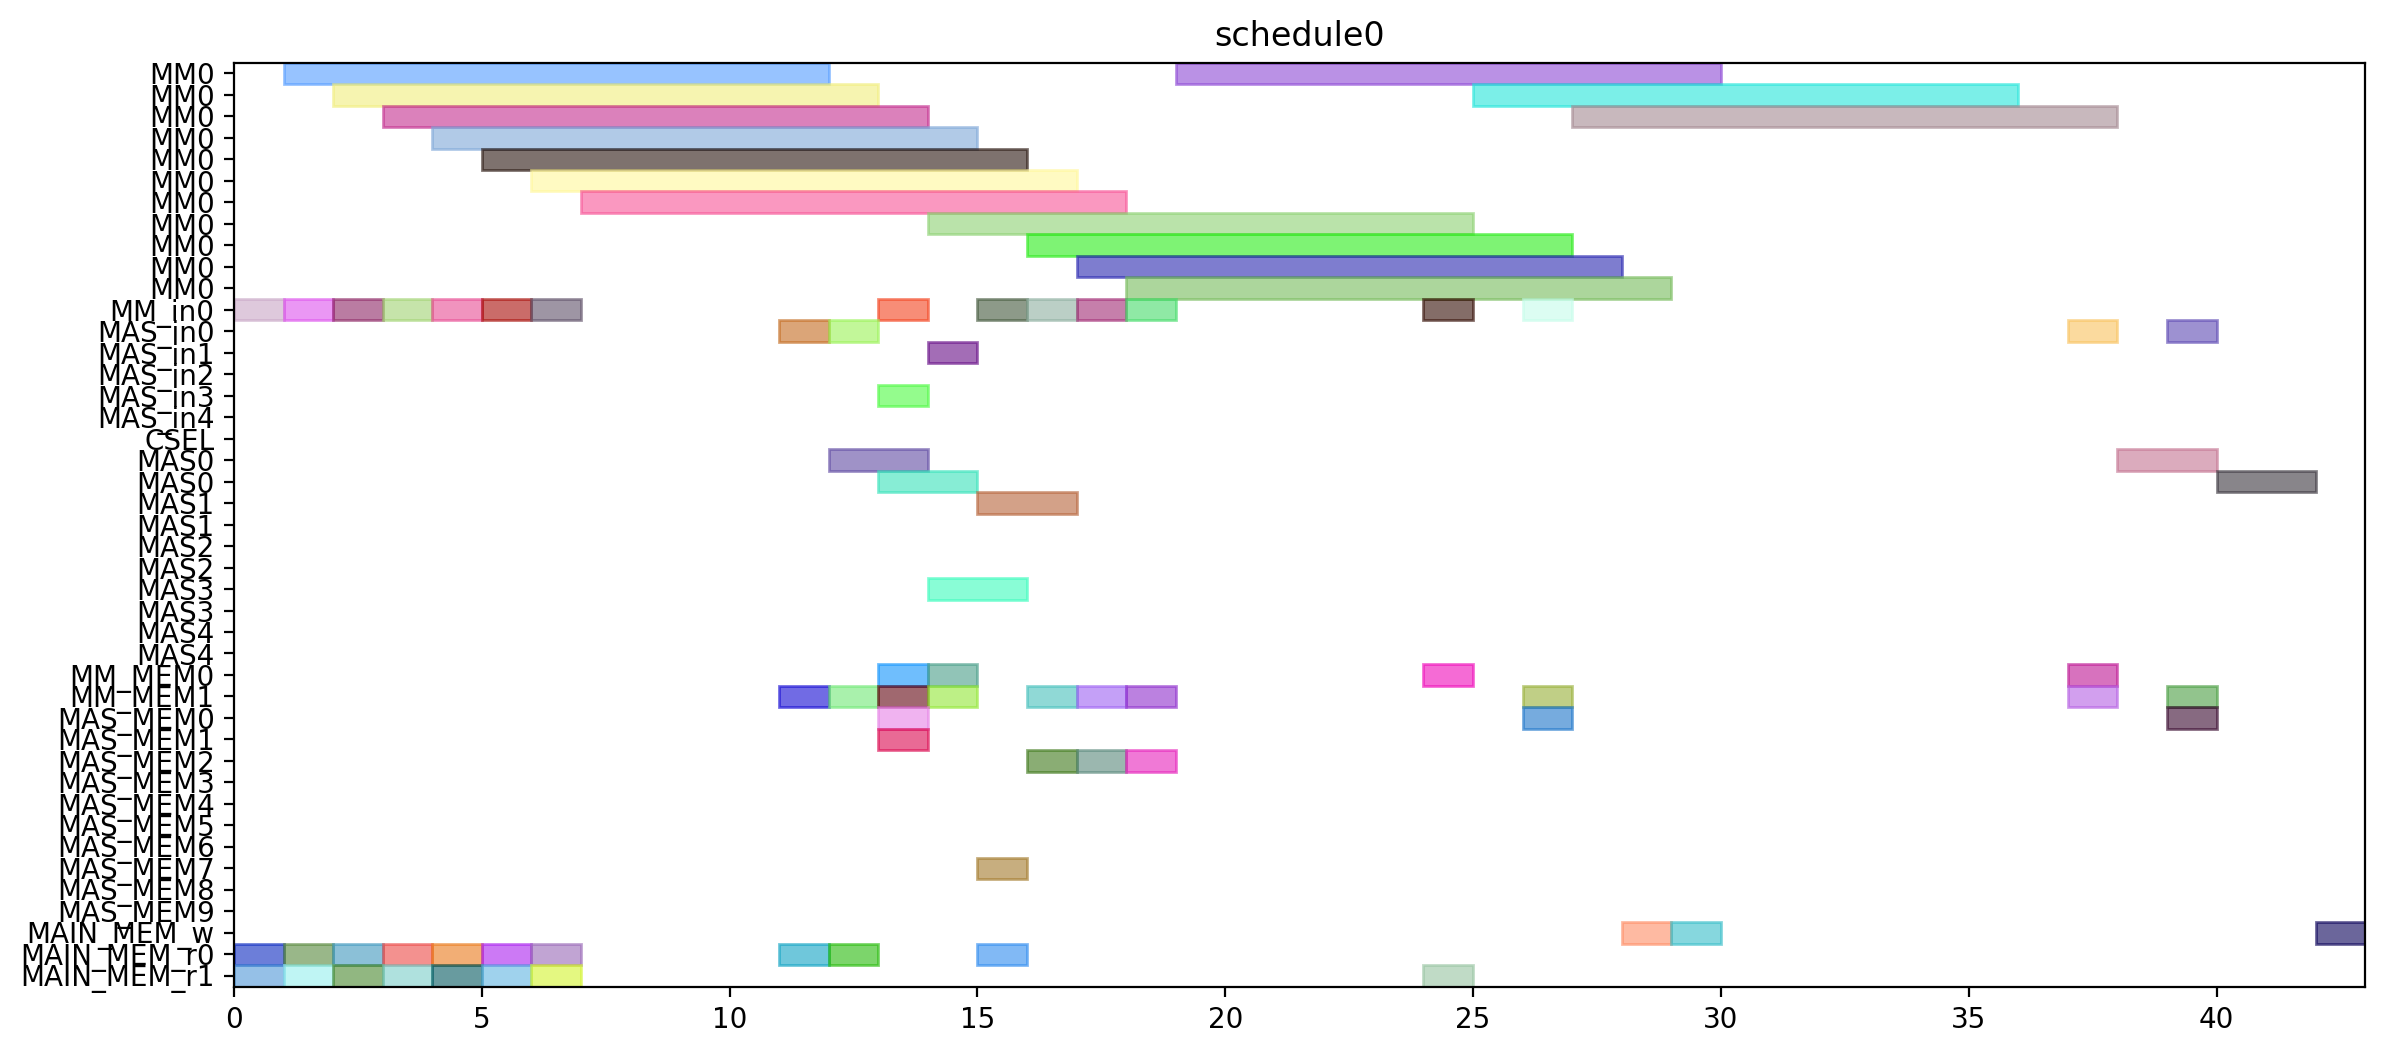

Reproduce this figure in Python.
from pyschedule import Scenario, solvers, plotters, alt


def solve():
	horizon = 120
	S = Scenario("schedule0", horizon=horizon)

	# resource
	MM = S.Resources('MM', num=1, size=11)
	MM_in = S.Resources('MM_in', num=1)
	MAS_in = S.Resources('MAS_in', num=5)
	CSEL = S.Resource('CSEL')
	MAS = S.Resources('MAS', num=5, size=2, periods=range(1, horizon))
	MM_MEM = S.Resources('MM_MEM', num=2)
	MAS_MEM = S.Resources('MAS_MEM', num=10)
	MAIN_MEM_w = S.Resource('MAIN_MEM_w', size=1)
	MAIN_MEM_r = S.Resources('MAIN_MEM_r', num=2)

	# result of previous scheduling

	# new tasks
	r1 = S.Task('r1', length=11, delay_cost=1)
	r1 += alt(MM)
	r1_in = S.Task('r1_in', length=1, delay_cost=1)
	r1_in += alt(MM_in)
	S += r1_in*MM_in[0]<=r1*MM[0]
	r1_mem0 = S.Task('r1_mem0', length=1, delay_cost=1)
	r1_mem0 += MAIN_MEM_r[0]
	S += r1_mem0 <= r1

	r1_mem1 = S.Task('r1_mem1', length=1, delay_cost=1)
	r1_mem1 += MAIN_MEM_r[1]
	S += r1_mem1 <= r1

	r3 = S.Task('r3', length=11, delay_cost=1)
	r3 += alt(MM)
	r3_in = S.Task('r3_in', length=1, delay_cost=1)
	r3_in += alt(MM_in)
	S += r3_in*MM_in[0]<=r3*MM[0]
	r3_mem0 = S.Task('r3_mem0', length=1, delay_cost=1)
	r3_mem0 += MAIN_MEM_r[0]
	S += r3_mem0 <= r3

	r3_mem1 = S.Task('r3_mem1', length=1, delay_cost=1)
	r3_mem1 += MAIN_MEM_r[1]
	S += r3_mem1 <= r3

	r4 = S.Task('r4', length=11, delay_cost=1)
	r4 += alt(MM)
	r4_in = S.Task('r4_in', length=1, delay_cost=1)
	r4_in += alt(MM_in)
	S += r4_in*MM_in[0]<=r4*MM[0]
	r4_mem0 = S.Task('r4_mem0', length=1, delay_cost=1)
	r4_mem0 += MAIN_MEM_r[0]
	S += r4_mem0 <= r4

	r4_mem1 = S.Task('r4_mem1', length=1, delay_cost=1)
	r4_mem1 += MAIN_MEM_r[1]
	S += r4_mem1 <= r4

	r5 = S.Task('r5', length=11, delay_cost=1)
	r5 += alt(MM)
	r5_in = S.Task('r5_in', length=1, delay_cost=1)
	r5_in += alt(MM_in)
	S += r5_in*MM_in[0]<=r5*MM[0]
	r5_mem0 = S.Task('r5_mem0', length=1, delay_cost=1)
	r5_mem0 += MAIN_MEM_r[0]
	S += r5_mem0 <= r5

	r5_mem1 = S.Task('r5_mem1', length=1, delay_cost=1)
	r5_mem1 += MAIN_MEM_r[1]
	S += r5_mem1 <= r5

	r6 = S.Task('r6', length=11, delay_cost=1)
	r6 += alt(MM)
	r6_in = S.Task('r6_in', length=1, delay_cost=1)
	r6_in += alt(MM_in)
	S += r6_in*MM_in[0]<=r6*MM[0]
	r6_mem0 = S.Task('r6_mem0', length=1, delay_cost=1)
	r6_mem0 += MAIN_MEM_r[0]
	S += r6_mem0 <= r6

	r6_mem1 = S.Task('r6_mem1', length=1, delay_cost=1)
	r6_mem1 += MAIN_MEM_r[1]
	S += r6_mem1 <= r6

	r12 = S.Task('r12', length=11, delay_cost=1)
	r12 += alt(MM)
	r12_in = S.Task('r12_in', length=1, delay_cost=1)
	r12_in += alt(MM_in)
	S += r12_in*MM_in[0]<=r12*MM[0]
	r12_mem0 = S.Task('r12_mem0', length=1, delay_cost=1)
	r12_mem0 += MAIN_MEM_r[0]
	S += r12_mem0 <= r12

	r12_mem1 = S.Task('r12_mem1', length=1, delay_cost=1)
	r12_mem1 += MAIN_MEM_r[1]
	S += r12_mem1 <= r12

	r13 = S.Task('r13', length=11, delay_cost=1)
	r13 += alt(MM)
	r13_in = S.Task('r13_in', length=1, delay_cost=1)
	r13_in += alt(MM_in)
	S += r13_in*MM_in[0]<=r13*MM[0]
	r13_mem0 = S.Task('r13_mem0', length=1, delay_cost=1)
	r13_mem0 += MAIN_MEM_r[0]
	S += r13_mem0 <= r13

	r13_mem1 = S.Task('r13_mem1', length=1, delay_cost=1)
	r13_mem1 += MAIN_MEM_r[1]
	S += r13_mem1 <= r13

	r2 = S.Task('r2', length=2, delay_cost=1)
	r2 += alt(MAS)
	r2_in = S.Task('r2_in', length=1, delay_cost=1)
	r2_in += alt(MAS_in)
	S += r2_in*MAS_in[0]<=r2*MAS[0]

	S += r2_in*MAS_in[1]<=r2*MAS[1]

	S += r2_in*MAS_in[2]<=r2*MAS[2]

	S += r2_in*MAS_in[3]<=r2*MAS[3]

	S += r2_in*MAS_in[4]<=r2*MAS[4]

	r2_mem0 = S.Task('r2_mem0', length=1, delay_cost=1)
	r2_mem0 += alt(MM_MEM)
	S += (r1*MM[0])-1 < r2_mem0*MM_MEM[0]
	S += r2_mem0 <= r2

	r2_mem1 = S.Task('r2_mem1', length=1, delay_cost=1)
	r2_mem1 += alt(MM_MEM)
	S += (r1*MM[0])-1 < r2_mem1*MM_MEM[1]
	S += r2_mem1 <= r2

	r7 = S.Task('r7', length=2, delay_cost=1)
	r7 += alt(MAS)
	r7_in = S.Task('r7_in', length=1, delay_cost=1)
	r7_in += alt(MAS_in)
	S += r7_in*MAS_in[0]<=r7*MAS[0]

	S += r7_in*MAS_in[1]<=r7*MAS[1]

	S += r7_in*MAS_in[2]<=r7*MAS[2]

	S += r7_in*MAS_in[3]<=r7*MAS[3]

	S += r7_in*MAS_in[4]<=r7*MAS[4]

	r7_mem0 = S.Task('r7_mem0', length=1, delay_cost=1)
	r7_mem0 += alt(MM_MEM)
	S += (r5*MM[0])-1 < r7_mem0*MM_MEM[0]
	S += r7_mem0 <= r7

	r7_mem1 = S.Task('r7_mem1', length=1, delay_cost=1)
	r7_mem1 += alt(MM_MEM)
	S += (r6*MM[0])-1 < r7_mem1*MM_MEM[1]
	S += r7_mem1 <= r7

	r8 = S.Task('r8', length=2, delay_cost=1)
	r8 += alt(MAS)
	r8_in = S.Task('r8_in', length=1, delay_cost=1)
	r8_in += alt(MAS_in)
	S += r8_in*MAS_in[0]<=r8*MAS[0]

	S += r8_in*MAS_in[1]<=r8*MAS[1]

	S += r8_in*MAS_in[2]<=r8*MAS[2]

	S += r8_in*MAS_in[3]<=r8*MAS[3]

	S += r8_in*MAS_in[4]<=r8*MAS[4]

	r8_mem0 = S.Task('r8_mem0', length=1, delay_cost=1)
	r8_mem0 += MAIN_MEM_r[0]
	S += r8_mem0 <= r8

	r8_mem1 = S.Task('r8_mem1', length=1, delay_cost=1)
	r8_mem1 += alt(MM_MEM)
	S += (r4*MM[0])-1 < r8_mem1*MM_MEM[1]
	S += r8_mem1 <= r8

	r10 = S.Task('r10', length=2, delay_cost=1)
	r10 += alt(MAS)
	r10_in = S.Task('r10_in', length=1, delay_cost=1)
	r10_in += alt(MAS_in)
	S += r10_in*MAS_in[0]<=r10*MAS[0]

	S += r10_in*MAS_in[1]<=r10*MAS[1]

	S += r10_in*MAS_in[2]<=r10*MAS[2]

	S += r10_in*MAS_in[3]<=r10*MAS[3]

	S += r10_in*MAS_in[4]<=r10*MAS[4]

	r10_mem0 = S.Task('r10_mem0', length=1, delay_cost=1)
	r10_mem0 += MAIN_MEM_r[0]
	S += r10_mem0 <= r10

	r10_mem1 = S.Task('r10_mem1', length=1, delay_cost=1)
	r10_mem1 += alt(MM_MEM)
	S += (r4*MM[0])-1 < r10_mem1*MM_MEM[1]
	S += r10_mem1 <= r10

	r9 = S.Task('r9', length=11, delay_cost=1)
	r9 += alt(MM)
	r9_in = S.Task('r9_in', length=1, delay_cost=1)
	r9_in += alt(MM_in)
	S += r9_in*MM_in[0]<=r9*MM[0]
	r9_mem0 = S.Task('r9_mem0', length=1, delay_cost=1)
	r9_mem0 += MAIN_MEM_r[0]
	S += r9_mem0 <= r9

	r9_mem1 = S.Task('r9_mem1', length=1, delay_cost=1)
	r9_mem1 += alt(MAS_MEM)
	S += (r7*MAS[0])-1 < r9_mem1*MAS_MEM[1]
	S += (r7*MAS[1])-1 < r9_mem1*MAS_MEM[3]
	S += (r7*MAS[2])-1 < r9_mem1*MAS_MEM[5]
	S += (r7*MAS[3])-1 < r9_mem1*MAS_MEM[7]
	S += (r7*MAS[4])-1 < r9_mem1*MAS_MEM[9]
	S += r9_mem1 <= r9

	r11 = S.Task('r11', length=11, delay_cost=1)
	r11 += alt(MM)
	r11_in = S.Task('r11_in', length=1, delay_cost=1)
	r11_in += alt(MM_in)
	S += r11_in*MM_in[0]<=r11*MM[0]
	r11_mem0 = S.Task('r11_mem0', length=1, delay_cost=1)
	r11_mem0 += alt(MAS_MEM)
	S += (r10*MAS[0])-1 < r11_mem0*MAS_MEM[0]
	S += (r10*MAS[1])-1 < r11_mem0*MAS_MEM[2]
	S += (r10*MAS[2])-1 < r11_mem0*MAS_MEM[4]
	S += (r10*MAS[3])-1 < r11_mem0*MAS_MEM[6]
	S += (r10*MAS[4])-1 < r11_mem0*MAS_MEM[8]
	S += r11_mem0 <= r11

	r11_mem1 = S.Task('r11_mem1', length=1, delay_cost=1)
	r11_mem1 += alt(MAS_MEM)
	S += (r10*MAS[0])-1 < r11_mem1*MAS_MEM[1]
	S += (r10*MAS[1])-1 < r11_mem1*MAS_MEM[3]
	S += (r10*MAS[2])-1 < r11_mem1*MAS_MEM[5]
	S += (r10*MAS[3])-1 < r11_mem1*MAS_MEM[7]
	S += (r10*MAS[4])-1 < r11_mem1*MAS_MEM[9]
	S += r11_mem1 <= r11

	PX_new = S.Task('PX_new', length=11, delay_cost=1)
	PX_new += alt(MM)
	PX_new_in = S.Task('PX_new_in', length=1, delay_cost=1)
	PX_new_in += alt(MM_in)
	S += PX_new_in*MM_in[0]<=PX_new*MM[0]
	S += 0<PX_new

	PX_new_w = S.Task('PX_new_w', length=1, delay_cost=1)
	PX_new_w += alt(MAIN_MEM_w)
	S += PX_new <= PX_new_w

	PX_new_mem0 = S.Task('PX_new_mem0', length=1, delay_cost=1)
	PX_new_mem0 += alt(MAS_MEM)
	S += (r2*MAS[0])-1 < PX_new_mem0*MAS_MEM[0]
	S += (r2*MAS[1])-1 < PX_new_mem0*MAS_MEM[2]
	S += (r2*MAS[2])-1 < PX_new_mem0*MAS_MEM[4]
	S += (r2*MAS[3])-1 < PX_new_mem0*MAS_MEM[6]
	S += (r2*MAS[4])-1 < PX_new_mem0*MAS_MEM[8]
	S += PX_new_mem0 <= PX_new

	PX_new_mem1 = S.Task('PX_new_mem1', length=1, delay_cost=1)
	PX_new_mem1 += alt(MM_MEM)
	S += (r12*MM[0])-1 < PX_new_mem1*MM_MEM[1]
	S += PX_new_mem1 <= PX_new

	r14 = S.Task('r14', length=11, delay_cost=1)
	r14 += alt(MM)
	r14_in = S.Task('r14_in', length=1, delay_cost=1)
	r14_in += alt(MM_in)
	S += r14_in*MM_in[0]<=r14*MM[0]
	r14_mem0 = S.Task('r14_mem0', length=1, delay_cost=1)
	r14_mem0 += alt(MAS_MEM)
	S += (r2*MAS[0])-1 < r14_mem0*MAS_MEM[0]
	S += (r2*MAS[1])-1 < r14_mem0*MAS_MEM[2]
	S += (r2*MAS[2])-1 < r14_mem0*MAS_MEM[4]
	S += (r2*MAS[3])-1 < r14_mem0*MAS_MEM[6]
	S += (r2*MAS[4])-1 < r14_mem0*MAS_MEM[8]
	S += r14_mem0 <= r14

	r14_mem1 = S.Task('r14_mem1', length=1, delay_cost=1)
	r14_mem1 += alt(MM_MEM)
	S += (r3*MM[0])-1 < r14_mem1*MM_MEM[1]
	S += r14_mem1 <= r14

	Z1_new = S.Task('Z1_new', length=11, delay_cost=1)
	Z1_new += alt(MM)
	Z1_new_in = S.Task('Z1_new_in', length=1, delay_cost=1)
	Z1_new_in += alt(MM_in)
	S += Z1_new_in*MM_in[0]<=Z1_new*MM[0]
	S += 0<Z1_new

	Z1_new_w = S.Task('Z1_new_w', length=1, delay_cost=1)
	Z1_new_w += alt(MAIN_MEM_w)
	S += Z1_new <= Z1_new_w

	Z1_new_mem0 = S.Task('Z1_new_mem0', length=1, delay_cost=1)
	Z1_new_mem0 += alt(MAS_MEM)
	S += (r2*MAS[0])-1 < Z1_new_mem0*MAS_MEM[0]
	S += (r2*MAS[1])-1 < Z1_new_mem0*MAS_MEM[2]
	S += (r2*MAS[2])-1 < Z1_new_mem0*MAS_MEM[4]
	S += (r2*MAS[3])-1 < Z1_new_mem0*MAS_MEM[6]
	S += (r2*MAS[4])-1 < Z1_new_mem0*MAS_MEM[8]
	S += Z1_new_mem0 <= Z1_new

	Z1_new_mem1 = S.Task('Z1_new_mem1', length=1, delay_cost=1)
	Z1_new_mem1 += alt(MM_MEM)
	S += (r13*MM[0])-1 < Z1_new_mem1*MM_MEM[1]
	S += Z1_new_mem1 <= Z1_new

	r15 = S.Task('r15', length=11, delay_cost=1)
	r15 += alt(MM)
	r15_in = S.Task('r15_in', length=1, delay_cost=1)
	r15_in += alt(MM_in)
	S += r15_in*MM_in[0]<=r15*MM[0]
	r15_mem0 = S.Task('r15_mem0', length=1, delay_cost=1)
	r15_mem0 += alt(MAS_MEM)
	S += (r8*MAS[0])-1 < r15_mem0*MAS_MEM[0]
	S += (r8*MAS[1])-1 < r15_mem0*MAS_MEM[2]
	S += (r8*MAS[2])-1 < r15_mem0*MAS_MEM[4]
	S += (r8*MAS[3])-1 < r15_mem0*MAS_MEM[6]
	S += (r8*MAS[4])-1 < r15_mem0*MAS_MEM[8]
	S += r15_mem0 <= r15

	r15_mem1 = S.Task('r15_mem1', length=1, delay_cost=1)
	r15_mem1 += alt(MM_MEM)
	S += (r9*MM[0])-1 < r15_mem1*MM_MEM[1]
	S += r15_mem1 <= r15

	r16 = S.Task('r16', length=11, delay_cost=1)
	r16 += alt(MM)
	r16_in = S.Task('r16_in', length=1, delay_cost=1)
	r16_in += alt(MM_in)
	S += r16_in*MM_in[0]<=r16*MM[0]
	r16_mem0 = S.Task('r16_mem0', length=1, delay_cost=1)
	r16_mem0 += alt(MM_MEM)
	S += (r11*MM[0])-1 < r16_mem0*MM_MEM[0]
	S += r16_mem0 <= r16

	r16_mem1 = S.Task('r16_mem1', length=1, delay_cost=1)
	r16_mem1 += MAIN_MEM_r[1]
	S += r16_mem1 <= r16

	r17 = S.Task('r17', length=2, delay_cost=1)
	r17 += alt(MAS)
	r17_in = S.Task('r17_in', length=1, delay_cost=1)
	r17_in += alt(MAS_in)
	S += r17_in*MAS_in[0]<=r17*MAS[0]

	S += r17_in*MAS_in[1]<=r17*MAS[1]

	S += r17_in*MAS_in[2]<=r17*MAS[2]

	S += r17_in*MAS_in[3]<=r17*MAS[3]

	S += r17_in*MAS_in[4]<=r17*MAS[4]

	r17_mem0 = S.Task('r17_mem0', length=1, delay_cost=1)
	r17_mem0 += alt(MM_MEM)
	S += (r14*MM[0])-1 < r17_mem0*MM_MEM[0]
	S += r17_mem0 <= r17

	r17_mem1 = S.Task('r17_mem1', length=1, delay_cost=1)
	r17_mem1 += alt(MM_MEM)
	S += (r15*MM[0])-1 < r17_mem1*MM_MEM[1]
	S += r17_mem1 <= r17

	PY_new = S.Task('PY_new', length=2, delay_cost=1)
	PY_new += alt(MAS)
	PY_new_in = S.Task('PY_new_in', length=1, delay_cost=1)
	PY_new_in += alt(MAS_in)
	S += PY_new_in*MAS_in[0]<=PY_new*MAS[0]

	S += PY_new_in*MAS_in[1]<=PY_new*MAS[1]

	S += PY_new_in*MAS_in[2]<=PY_new*MAS[2]

	S += PY_new_in*MAS_in[3]<=PY_new*MAS[3]

	S += PY_new_in*MAS_in[4]<=PY_new*MAS[4]

	S += 0<PY_new

	PY_new_w = S.Task('PY_new_w', length=1, delay_cost=1)
	PY_new_w += alt(MAIN_MEM_w)
	S += PY_new <= PY_new_w

	PY_new_mem0 = S.Task('PY_new_mem0', length=1, delay_cost=1)
	PY_new_mem0 += alt(MAS_MEM)
	S += (r17*MAS[0])-1 < PY_new_mem0*MAS_MEM[0]
	S += (r17*MAS[1])-1 < PY_new_mem0*MAS_MEM[2]
	S += (r17*MAS[2])-1 < PY_new_mem0*MAS_MEM[4]
	S += (r17*MAS[3])-1 < PY_new_mem0*MAS_MEM[6]
	S += (r17*MAS[4])-1 < PY_new_mem0*MAS_MEM[8]
	S += PY_new_mem0 <= PY_new

	PY_new_mem1 = S.Task('PY_new_mem1', length=1, delay_cost=1)
	PY_new_mem1 += alt(MM_MEM)
	S += (r16*MM[0])-1 < PY_new_mem1*MM_MEM[1]
	S += PY_new_mem1 <= PY_new

	solvers.mip.solve(S,msg=1,kind='CPLEX',ratio_gap=1.01)

	solution = [['hoge']*len(S.solution()[1]) for i in range(len(S.solution()))]
	for i in range(len(S.solution())):
		for j in range(len(S.solution()[i])):
			solution[i][j]=str(S.solution()[i][j])
	print(solution)

	cycles = int(solution[-1][3])

	pic_file_name = "/mnt/rose/usr1/fukuda/ABE/multiRAM_multiMAS_16mux/scheduling_result/stage11MM1_stage2MAS5/EP_YRECOVER/schedule0.png"
	if(S.solution() != []):
		plotters.matplotlib.plot(S,img_filename=pic_file_name, show_task_labels=False, fig_size=(cycles*0.25+3, 6))

	return solution
